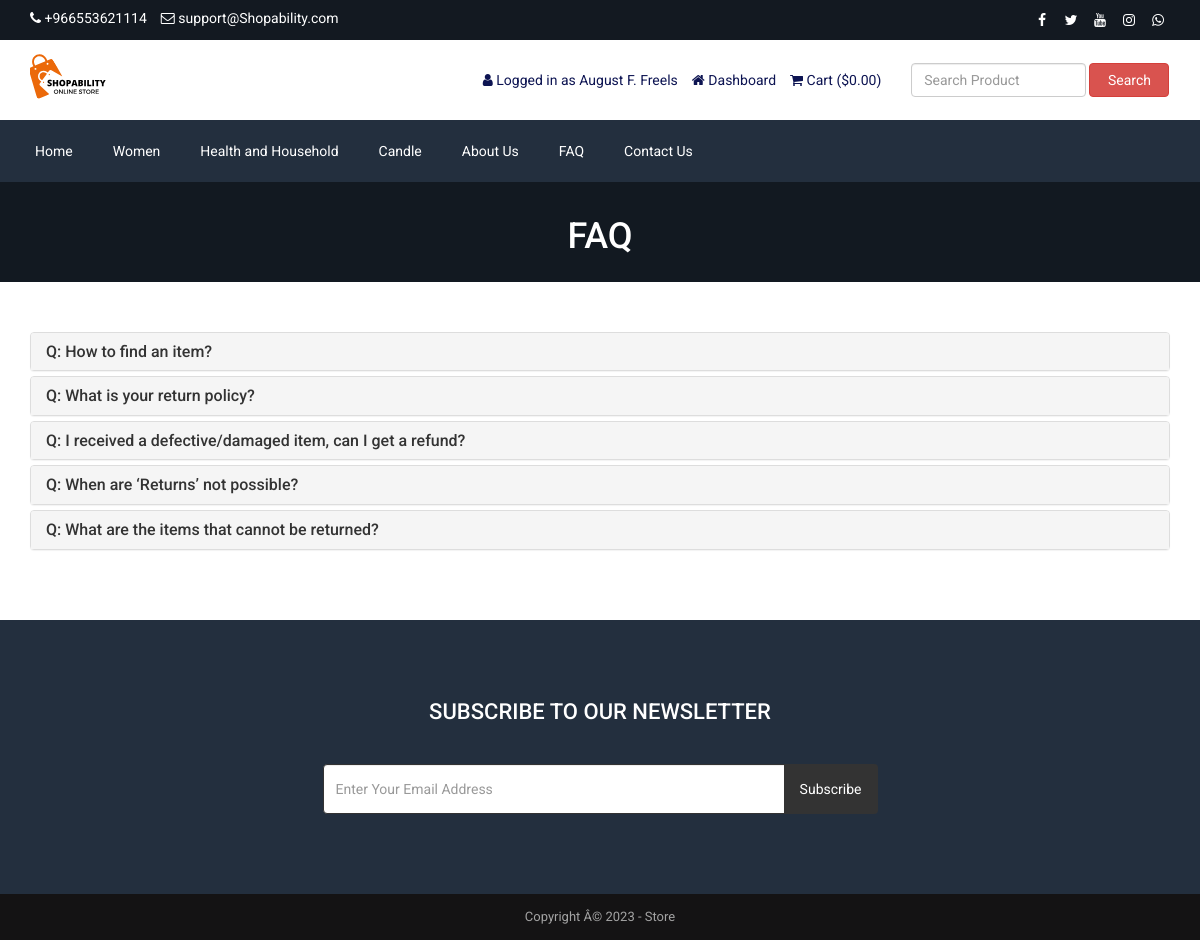
Screenshot of /faq.php (signed in) with the database file from the repository.
### tables this page shows
CREATE TABLE `tbl_settings` (
  `id` int(11) NOT NULL,
  `logo` varchar(255) NOT NULL,
  `favicon` varchar(255) NOT NULL,
  `footer_about` text NOT NULL,
  `footer_copyright` text NOT NULL,
  `contact_address` text NOT NULL,
  `contact_email` varchar(255) NOT NULL,
  `contact_phone` varchar(255) NOT NULL,
  `contact_fax` varchar(255) NOT NULL,
  `contact_map_iframe` text NOT NULL,
  `receive_email` varchar(255) NOT NULL,
  `receive_email_subject` varchar(255) NOT NULL,
  `receive_email_thank_you_message` text NOT NULL,
  `forget_password_message` text NOT NULL,
  `total_recent_post_footer` int(10) NOT NULL,
  `total_popular_post_footer` int(10) NOT NULL,
  `total_recent_post_sidebar` int(11) NOT NULL,
  `total_popular_post_sidebar` int(11) NOT NULL,
  `total_featured_product_home` int(11) NOT NULL,
  `total_latest_product_home` int(11) NOT NULL,
  `total_popular_product_home` int(11) NOT NULL,
  `meta_title_home` text NOT NULL,
  `meta_keyword_home` text NOT NULL,
  `meta_description_home` text NOT NULL,
  `banner_login` varchar(255) NOT NULL,
  `banner_registration` varchar(255) NOT NULL,
  `banner_forget_password` varchar(255) NOT NULL,
  `banner_reset_password` varchar(255) NOT NULL,
  `banner_search` varchar(255) NOT NULL,
  `banner_cart` varchar(255) NOT NULL,
  `banner_checkout` varchar(255) NOT NULL,
  `banner_product_category` varchar(255) NOT NULL,
  `banner_blog` varchar(255) NOT NULL,
  `cta_title` varchar(255) NOT NULL,
  `cta_content` text NOT NULL,
  `cta_read_more_text` varchar(255) NOT NULL,
  `cta_read_more_url` varchar(255) NOT NULL,
  `cta_photo` varchar(255) NOT NULL,
  `featured_product_title` varchar(255) NOT NULL,
  `featured_product_subtitle` varchar(255) NOT NULL,
  `latest_product_title` varchar(255) NOT NULL,
  `latest_product_subtitle` varchar(255) NOT NULL,
  `popular_product_title` varchar(255) NOT NULL,
  `popular_product_subtitle` varchar(255) NOT NULL,
  `testimonial_title` varchar(255) NOT NULL,
  `testimonial_subtitle` varchar(255) NOT NULL,
  `testimonial_photo` varchar(255) NOT NULL,
  `blog_title` varchar(255) NOT NULL,
  `blog_subtitle` varchar(255) NOT NULL,
  `newsletter_text` text NOT NULL,
  `paypal_email` varchar(255) NOT NULL,
  `stripe_public_key` varchar(255) NOT NULL,
  `stripe_secret_key` varchar(255) NOT NULL,
  `bank_detail` text NOT NULL,
  `before_head` text NOT NULL,
  `after_body` text NOT NULL,
  `before_body` text NOT NULL,
  `home_service_on_off` int(11) NOT NULL,
  `home_welcome_on_off` int(11) NOT NULL,
  `home_featured_product_on_off` int(11) NOT NULL,
  `home_latest_product_on_off` int(11) NOT NULL,
  `home_popular_product_on_off` int(11) NOT NULL,
  `home_testimonial_on_off` int(11) NOT NULL,
  `home_blog_on_off` int(11) NOT NULL,
  `newsletter_on_off` int(11) NOT NULL,
  `ads_above_welcome_on_off` int(1) NOT NULL,
  `ads_above_featured_product_on_off` int(1) NOT NULL,
  `ads_above_latest_product_on_off` int(1) NOT NULL,
  `ads_above_popular_product_on_off` int(1) NOT NULL,
  `ads_above_testimonial_on_off` int(1) NOT NULL,
  `ads_category_sidebar_on_off` int(1) NOT NULL
);

CREATE TABLE `tbl_social` (
  `social_id` int(11) NOT NULL,
  `social_name` varchar(30) NOT NULL,
  `social_url` varchar(255) NOT NULL,
  `social_icon` varchar(30) NOT NULL
);

CREATE TABLE `tbl_top_category` (
  `tcat_id` int(11) NOT NULL,
  `tcat_name` varchar(255) NOT NULL,
  `show_on_menu` int(1) NOT NULL
);

CREATE TABLE `tbl_page` (
  `id` int(11) NOT NULL,
  `about_title` varchar(255) NOT NULL,
  `about_content` text NOT NULL,
  `about_banner` varchar(255) NOT NULL,
  `about_meta_title` varchar(255) NOT NULL,
  `about_meta_keyword` text NOT NULL,
  `about_meta_description` text NOT NULL,
  `faq_title` varchar(255) NOT NULL,
  `faq_banner` varchar(255) NOT NULL,
  `faq_meta_title` varchar(255) NOT NULL,
  `faq_meta_keyword` text NOT NULL,
  `faq_meta_description` text NOT NULL,
  `blog_title` varchar(255) NOT NULL,
  `blog_banner` varchar(255) NOT NULL,
  `blog_meta_title` varchar(255) NOT NULL,
  `blog_meta_keyword` text NOT NULL,
  `blog_meta_description` text NOT NULL,
  `contact_title` varchar(255) NOT NULL,
  `contact_banner` varchar(255) NOT NULL,
  `contact_meta_title` varchar(255) NOT NULL,
  `contact_meta_keyword` text NOT NULL,
  `contact_meta_description` text NOT NULL,
  `pgallery_title` varchar(255) NOT NULL,
  `pgallery_banner` varchar(255) NOT NULL,
  `pgallery_meta_title` varchar(255) NOT NULL,
  `pgallery_meta_keyword` text NOT NULL,
  `pgallery_meta_description` text NOT NULL,
  `vgallery_title` varchar(255) NOT NULL,
  `vgallery_banner` varchar(255) NOT NULL,
  `vgallery_meta_title` varchar(255) NOT NULL,
  `vgallery_meta_keyword` text NOT NULL,
  `vgallery_meta_description` text NOT NULL
);

CREATE TABLE `tbl_faq` (
  `faq_id` int(11) NOT NULL,
  `faq_title` varchar(255) NOT NULL,
  `faq_content` text NOT NULL
);

### faq.php (the view, shortened to what this page needs)
<?php require_once('header.php'); ?>
<?php
$statement = $pdo->prepare("SELECT * FROM tbl_page WHERE id=1");
$statement->execute();
$result = $statement->fetchAll(PDO::FETCH_ASSOC);
foreach ($result as $row) {
    $faq_title = $row['faq_title'];
    $faq_banner = $row['faq_banner'];
}
?>
<div class="page-banner" style="background-image: url(assets/uploads/<?php echo $faq_banner; ?>);">
    <div class="inner">
        <h1><?php echo $faq_title; ?></h1>
    </div>
</div>
<div class="page">
    <div class="container">
        <div class="row">
            <div class="col-md-12">
                <div class="panel-group" id="faqAccordion">
                    <?php
                    $statement = $pdo->prepare("SELECT * FROM tbl_faq");
                    $statement->execute();
                    $result = $statement->fetchAll(PDO::FETCH_ASSOC);
                    foreach ($result as $row) {
                        ?>
                        <div class="panel panel-default">
                            <div class="panel-heading accordion-toggle question-toggle collapsed" data-toggle="collapse" data-parent="#faqAccordion" data-target="#question<?php echo $row['faq_id']; ?>">
                                <h4 class="panel-title">
                                    Q: <?php echo $row['faq_title']; ?>
                                </h4>
                            </div>
                        </div>
                        <?php
                    }
                    ?>
                </div>
            </div>
        </div>
    </div>
</div>
<?php require_once('footer.php'); ?>

### header.php (shortened to what this page needs)
<?php
include("admin/inc/config.php");
$statement = $pdo->prepare("SELECT * FROM tbl_settings WHERE id=1");
$statement->execute();
$result = $statement->fetchAll(PDO::FETCH_ASSOC);
foreach ($result as $row)
{
	$logo = $row['logo'];
	$contact_email = $row['contact_email'];
	$contact_phone = $row['contact_phone'];
}
?>
<!DOCTYPE html>
<html lang="en">
<head>
	<link rel="stylesheet" href="assets/css/bootstrap.min.css">
	<link rel="stylesheet" href="assets/css/font-awesome.min.css">
	<link rel="stylesheet" href="assets/css/owl.carousel.min.css">
	<link rel="stylesheet" href="assets/css/owl.theme.default.min.css">
	<link rel="stylesheet" href="assets/css/jquery.bxslider.min.css">
    <link rel="stylesheet" href="assets/css/magnific-popup.css">
    <link rel="stylesheet" href="assets/css/rating.css">
	<link rel="stylesheet" href="assets/css/spacing.css">
	<link rel="stylesheet" href="assets/css/bootstrap-touch-slider.css">
	<link rel="stylesheet" href="assets/css/animate.min.css">
	<link rel="stylesheet" href="assets/css/tree-menu.css">
	<link rel="stylesheet" href="assets/css/select2.min.css">
	<link rel="stylesheet" href="assets/css/main.css">
	<link rel="stylesheet" href="assets/css/responsive.css">
	<?php
	$statement = $pdo->prepare("SELECT * FROM tbl_page WHERE id=1");
	$statement->execute();
	$result = $statement->fetchAll(PDO::FETCH_ASSOC);
		?>
</head>
<body>
<div class="top">
	<div class="container">
		<div class="row">
			<div class="col-md-6 col-sm-6 col-xs-12">
				<div class="left">
					<ul>
						<li><i class="fa fa-phone"></i> <?php echo $contact_phone; ?></li>
						<li><i class="fa fa-envelope-o"></i> <?php echo $contact_email; ?></li>
					</ul>
				</div>
			</div>
			<div class="col-md-6 col-sm-6 col-xs-12">
				<div class="right">
					<ul>
						<?php
						$statement = $pdo->prepare("SELECT * FROM tbl_social");
						$statement->execute();
						$result = $statement->fetchAll(PDO::FETCH_ASSOC);
						foreach ($result as $row) {
							?>
							<?php if($row['social_url'] != ''): ?>
							<li><a href="<?php echo $row['social_url']; ?>"><i class="<?php echo $row['social_icon']; ?>"></i></a></li>
							<?php endif; ?>
							<?php
						}
						?>
					</ul>
				</div>
			</div>
		</div>
	</div>
</div>
<div class="header">
	<div class="container">
		<div class="row inner">
			<div class="col-md-4 logo">
				<a href="index.php"><img src="assets/uploads/<?php echo $logo; ?>" alt="logo image"></a>
			</div>
			<div class="col-md-5 right">
				<ul>
					<?php
					if(isset($_SESSION['customer'])) {
						?>
						<li><i class="fa fa-user"></i> <?php echo LANG_VALUE_13; ?> <?php echo $_SESSION['customer']['cust_name']; ?></li>
						<li><a href="dashboard.php"><i class="fa fa-home"></i> <?php echo LANG_VALUE_89; ?></a></li>
						<?php
					} else {
						?>
						<li><a href="login.php"><i class="fa fa-sign-in"></i> <?php echo LANG_VALUE_9; ?></a></li>
						<li><a href="registration.php"><i class="fa fa-user-plus"></i> <?php echo LANG_VALUE_15; ?></a></li>
						<?php
					}
					?>
					<li><a href="cart.php"><i class="fa fa-shopping-cart"></i> <?php echo LANG_VALUE_18; ?> (<?php echo LANG_VALUE_1; ?><?php
					if(isset($_SESSION['cart_p_id'])) {
						$table_total_price = 0;
						$i=0;
	                    foreach($_SESSION['cart_p_qty'] as $key => $value)
	                    {
	                        $i++;
	                        $arr_cart_p_qty[$i] = $value;
	                    }                    $i=0;
	                    foreach($_SESSION['cart_p_current_price'] as $key => $value)
	                    {
	                        $i++;
	                        $arr_cart_p_current_price[$i] = $value;
	                    }
	                    for($i=1;$i<=count($arr_cart_p_qty);$i++) {
	                    	$row_total_price = $arr_cart_p_current_price[$i]*$arr_cart_p_qty[$i];
	                        $table_total_price = $table_total_price + $row_total_price;
	                    }
						echo $table_total_price;
					} else {
						echo '0.00';
					}
					?>)</a></li>
				</ul>
			</div>
			<div class="col-md-3 search-area">
				<form class="navbar-form navbar-left" role="search" action="search-result.php" method="get">
					<div class="form-group">
						<input type="text" class="form-control search-top" placeholder="<?php echo LANG_VALUE_2; ?>" name="search_text">
					</div>
					<button type="submit" class="btn btn-danger"><?php echo LANG_VALUE_3; ?></button>
				</form>
			</div>
		</div>
	</div>
</div>
<div class="nav">
	<div class="container">
		<div class="row">
			<div class="col-md-12 pl_0 pr_0">
				<div class="menu-container">
					<div class="menu">
						<ul>
							<li><a href="index.php">Home</a></li>
							<?php
							$statement = $pdo->prepare("SELECT * FROM tbl_top_category WHERE show_on_menu=1");
							$statement->execute();
							$result = $statement->fetchAll(PDO::FETCH_ASSOC);
							foreach ($result as $row) {
								?>
								<li><a href="product-category.php?id=<?php echo $row['tcat_id']; ?>&type=top-category"><?php echo $row['tcat_name']; ?></a>
								</li>
								<?php
							}
							?>
							<?php
							$statement = $pdo->prepare("SELECT * FROM tbl_page WHERE id=1");
							$statement->execute();
							$result = $statement->fetchAll(PDO::FETCH_ASSOC);
							foreach ($result as $row) {
								$about_title = $row['about_title'];
								$faq_title = $row['faq_title'];
								$contact_title = $row['contact_title'];
							}
							?>
							<li><a href="about.php"><?php echo $about_title; ?></a></li>
							<li><a href="faq.php"><?php echo $faq_title; ?></a></li>
							<li><a href="contact.php"><?php echo $contact_title; ?></a></li>
						</ul>
					</div>
				</div>
			</div>
		</div>
	</div>
</div>

### footer.php (shortened to what this page needs)
<?php
$statement = $pdo->prepare("SELECT * FROM tbl_settings WHERE id=1");
$statement->execute();
$result = $statement->fetchAll(PDO::FETCH_ASSOC);
foreach ($result as $row)
{
	$footer_copyright = $row['footer_copyright'];
    $newsletter_on_off = $row['newsletter_on_off'];
}
?>
<?php if($newsletter_on_off == 1): ?>
<section class="home-newsletter">
	<div class="container">
		<div class="row">
			<div class="col-md-6 col-md-offset-3">
				<div class="single">
				<form action="" method="post">
					<h2><?php echo LANG_VALUE_93; ?></h2>
					<div class="input-group">
			        	<input type="email" class="form-control" placeholder="<?php echo LANG_VALUE_95; ?>" name="email_subscribe">
			         	<span class="input-group-btn">
			         	<button class="btn btn-theme" type="submit" name="form_subscribe"><?php echo LANG_VALUE_92; ?></button>
			         	</span>
			        </div>
				</div>
			</div>
		</div>
	</div>
</section>
<?php endif; ?>
<div class="footer-bottom">
	<div class="container">
		<div class="row">
			<div class="col-md-12 copyright">
				<?php echo $footer_copyright; ?>
			</div>
		</div>
	</div>
</div>
</body>
</html>

### rows the page displays
tbl_settings: contact_phone "+966553621114", contact_email "support@Shopability.com", logo (picture), footer_copyright "Copyright Â© 2023 - Store"
tbl_top_category: tcat_name "Women"
tbl_top_category: tcat_name "Health and Household"
tbl_top_category: tcat_name "Candle"
tbl_page: about_title "About Us", faq_title "FAQ", contact_title "Contact Us", faq_banner (picture)
tbl_faq: faq_title "How to find an item?"
tbl_faq: faq_title "What is your return policy?"
tbl_faq: faq_title "I received a defective/damaged item, can I get a refund?"
tbl_faq: faq_title "When are ‘Returns’ not possible?"
tbl_faq: faq_title "What are the items that cannot be returned?"

### other values shown
LANG_VALUE_13 "Logged in as"
$_SESSION['customer']['cust_name'] "August F. Freels"
LANG_VALUE_89 "Dashboard"
LANG_VALUE_18 "Cart"
LANG_VALUE_1 "$"
LANG_VALUE_3 "Search"
LANG_VALUE_93 "SUBSCRIBE TO OUR NEWSLETTER"
LANG_VALUE_92 "Subscribe"
